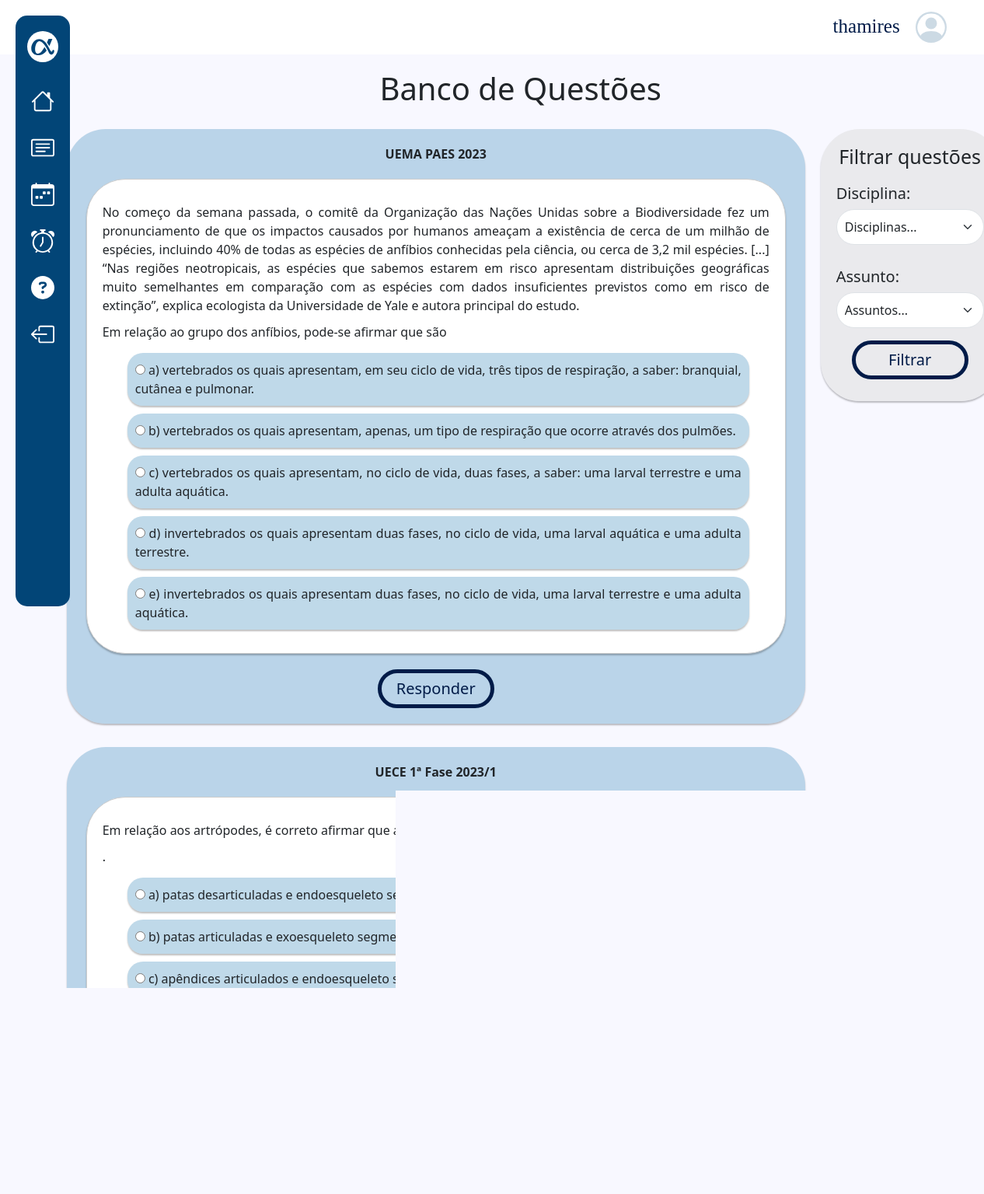
Screenshot of /questoes/ (signed in) with the database file from the repository.
### questoes/models.py (models this page shows, shortened)
class Questao(models.Model):
    disciplina = models.ForeignKey(Disciplina, on_delete=models.CASCADE)
    assunto = models.ForeignKey(Assunto, on_delete=models.CASCADE, null=True)  # Defina como nulo temporariamente
    instituicao_ano = models.CharField(max_length=150, default="")
    texto = models.TextField(default="")
    enunciado = models.TextField(default="")
    ordem = models.PositiveIntegerField(default=0)
    respondida = models.BooleanField(default=False)

class Alternativa(models.Model):
    questao = models.ForeignKey('Questao', related_name='alternativas', on_delete=models.CASCADE)
    texto = models.TextField(default="")
    correta = models.BooleanField(default=False)

### questoes/views.py (the view)
# urls.py: path('questoes/', views.lista_questoes, name='lista_questoes'),
@login_required
def lista_questoes(request):
    disciplinas = Disciplina.objects.all()
    questoes = Questao.objects.all()
    context = {
        'disciplinas': disciplinas,
        'questoes': questoes,
    }
    return render(request, 'questoes/pages/lista_questoes.html', context)

### questoes/templates/questoes/pages/lista_questoes.html (shortened to what this page needs)
{% extends "core/partials/base.html" %}
{% load static %}
{% block head%}
<link rel="stylesheet" href="{% static 'questoes\css\style.css' %}">
{% endblock %}
{% block content %}
<main class="main-content-container">
    <h1 class="title-questoes">Banco de Questões</h1>
    <div class="main">
        {% include 'questoes/partials/questoes.html' %}
        {% include 'questoes/partials/filtro.html' %}
    </div>
    {% include 'questoes/partials/paginacao.html' %}
</main>
{% endblock %}

### core/templates/core/partials/base.html (shortened to what this page needs)
{% load static %}
<!DOCTYPE html>
<html lang="pt-br">
<head>
    <link href="https://cdn.jsdelivr.net/npm/bootstrap@5.3.2/dist/css/bootstrap.min.css" rel="stylesheet"
>
    {% block head%} {% endblock %}
    <link rel="stylesheet" href="{% static 'core/css/dashboard.css' %}">
</head>
<body>
    <div class="d-flex">
        <header class="headerdash ">
            <div class="username">
                <p class="">{{user.username}}</p>
                <svg xmlns="http://www.w3.org/2000/svg" width="40" height="40" class="bi bi-person-circle"
                    viewBox="0 0 16 16">
                    <path d="M11 6a3 3 0 1 1-6 0 3 3 0 0 1 6 0z" />
                    <path fill-rule="evenodd"
                        d="M0 8a8 8 0 1 1 16 0A8 8 0 0 1 0 8zm8-7a7 7 0 0 0-5.468 11.37C3.242 11.226 4.805 10 8 10s4.757 1.225 5.468 2.37A7 7 0 0 0 8 1z" />
                </svg>
            </div>
        </header>
        <nav class="menu-lateral">
            <div class="items">
                <ul class="navul">
                    <li class="item-nav logo d-flex align-items-center justify-content-center">
                        <a href="{% url 'index' %}"><img class="navimg" src="{% static 'core/img/navlogo.svg' %}"
                                alt=""></a>
                    </li>
                    <li class="item-nav {% block linkh%} {% endblock %}">
                        <a href="{% url 'dashboard' %}"></a>
                    </li>
                    <li class="item-nav {% block linkf%} {% endblock %}">
                        <a href="{% url 'flashcards' %}"></a>
                    </li>
                    <li class="item-nav {% block linkc%} {% endblock %}">
                        <a href="{% url 'calendario' %}"></a>
                    </li>
                    <li class="item-nav {% block linkq%} {% endblock %}">
                        <a href="{% url 'pomodoro' %}"></a>
                    </li>
                    <li class="item-nav {% block link%} {% endblock %}">
                        <a href="{% url 'estatisticas' %}"><img class="navimg" src="{% static 'core/img/navquestoes.svg' %}" alt=""></a>
                    </li>
                    <li class="item-nav">
                        <a href="#"></a>
                    </li>
                </ul>
            </div>
        </nav>
    </div>
    <main>
        <div class="centro">
            {% block content %}
            {% endblock %}
        </div>
    </main>
</body>
</html>

### questoes/templates/questoes/partials/questoes.html (shortened to what this page needs)
<div class="questao">
    <ul class="questao">
        {% for questao in questoes %}
        <div class="container-azul">
            <div class="instituicao_ano">
                <strong>{{ questao.instituicao_ano }}</strong>
            </div>
            <div class="central">
            <div class="container-branco">
                <li class="questao_texto">
                    {{ questao.texto }}
                </li>
                <li class="questao_enunciado">{{ questao.enunciado }}</li>
                <form method="post" action="{% url 'verificar_resposta' questao.id %}">
                    <ul  class="alternativas-container">
                        {% for alternativa in questao.alternativas.all %}
                        <li id="alternativa" >
                            <label>
                                <input type="radio" name="alternativa" value="{{ alternativa.id }}">
                                {{ alternativa.texto }}
                            </label>
                        </li>
                        {% endfor %}
                    </ul>
                </div>
            </div>
                <div class="responder">
                    <button type="submit">Responder</button>
                </div>
            </div>
        {% endfor %}
    </ul>
</div>

### questoes/static/questoes/css/style.css (style rules this page uses)
.main { margin: 0; padding: 0; display: flex; justify-content: center; align-items: center; align-items: flex-start; }
.container-azul { background: rgba(45, 130, 181, 0.30); width: 950px; border-radius: 50px; padding: 20px; margin-bottom: 30px; box-shadow: 0px 2px 2px rgba(0, 0, 0, 0.25); }
.central { display: flex; justify-content: center; align-items: center; }
.container-branco { background: #ffffff; width: 900px; border-radius: 50px; padding: 20px; border: 1px solid #ccc; text-align: center; margin-bottom: 20px; margin-top: 20px; box-shadow: 0px 2px 2px rgba(0, 0, 0, 0.25); }
#alternativa { background: rgb(45, 130, 181, 0.30); border-radius: 20px; max-width: 800px; box-shadow: 0px 2px 2px rgba(0, 0, 0, 0.25); margin-bottom: 10px; display: block; text-align: justify; padding: 10px; }
.instituicao_ano { text-align: center; }
.title-questoes { text-align: center; padding: 20px; }
.questao_texto { text-align: justify; margin-bottom: 10px; margin-top: 10px; }
ul { list-style: none; }
.questao { list-style-type: none; }
.questao_enunciado { margin-bottom: 15px; text-align: justify; }
button { border-radius: 100px; border: 5px solid #001B48; background: rgba(217, 217, 217, 0); width: 150px; height: 50px; margin: auto; display:block; }
.responder button { margin: auto; text-decoration: none; color: #001B48; font-size: 20px; }
.responder { text-align: center; }

### core/static/core/css/dashboard.css (style rules this page uses)
.username { color: #001B48; font-size: 25px; display: flex; justify-content: flex-end; margin: 15px; max-width: 95%; font-family: 'Merriweather'; }
.username p { margin-right: 20px; font-family: 'Merriweather'; }
.username svg { fill: rgba(2, 69, 119, 0.20); ; }
.headerdash { height: 70px; background-color: #fff; width: 100%; }
body { background-color: #F8F8FF; }
nav.menu-lateral { width: 70px; height: 95vh; background-color: #024577; margin: 20px; position: fixed; border-radius: 15px; }
.item-nav.logo { border-radius: 50%; width: 40px; height: 40px; background-color: #fff; margin-bottom: 20px; }
.item-nav svg { fill: #fff; }
.item-nav img { fill: #fff; }
.item-nav { padding-top: 15px; padding-bottom: 15px; display: flex; list-style-type: none; }
.navul { margin-top: 20px; padding-left: 0; display: flex; flex-direction: column; align-items: center; justify-content: flex-start; }
.centro { margin-left: 100px; max-width: 90%; }

### rows the page displays
Questao: instituicao_ano "UEMA PAES 2023", texto "No começo da semana passada, o comitê da Organização das Nações Unidas sobre a Biodiversidade fez um pronunciamento de que os impactos causados por humanos ameaçam a existência de cerca de um milhão de espécies, incluindo 40% de todas as espécies de anfíbios conhecidas pela ciência, ou cerca de 3,2 mil espécies. [...] “Nas regiões neotropicais, as espécies que sabemos estarem em risco apresentam distribuições geográficas muito semelhantes em comparação com as espécies com dados insuficientes previstos como em risco de extinção”, explica ecologista da Universidade de Yale e autora principal do estudo.", enunciado "Em relação ao grupo dos anfíbios, pode-se afirmar que são"
Alternativa: texto "a) vertebrados os quais apresentam, em seu ciclo de vida, três tipos de respiração, a saber: branquial, cutânea e pulmonar."
Alternativa: texto "b) vertebrados os quais apresentam, apenas, um tipo de respiração que ocorre através dos pulmões."
Alternativa: texto "c) vertebrados os quais apresentam, no ciclo de vida, duas fases, a saber: uma larval terrestre e uma adulta aquática."
Alternativa: texto "d) invertebrados os quais apresentam duas fases, no ciclo de vida, uma larval aquática e uma adulta terrestre."
Alternativa: texto "e) invertebrados os quais apresentam duas fases, no ciclo de vida, uma larval terrestre e uma adulta aquática."
Questao: instituicao_ano "UECE 1ª Fase 2023/1", texto "Em relação aos artrópodes, é correto afirmar que apresentam", enunciado "."
Alternativa: texto "a) patas desarticuladas e endoesqueleto segmentado."
Alternativa: texto "b) patas articuladas e exoesqueleto segmentado."
Alternativa: texto "c) apêndices articulados e endoesqueleto segmentado."

### other values shown
{{ user.username }} "thamires"
